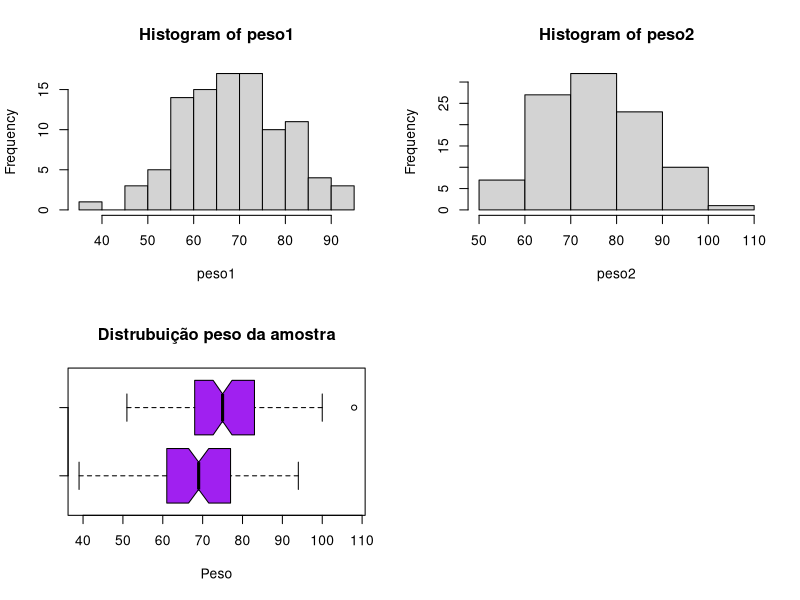

This figure's R source:
p <- 1000
n <- 100

peso1 <- abs(round(rnorm(n, 70, 12), 0))
summary(peso1)

peso2 <- abs(round(rnorm(n, 75, 12), 0))
summary(peso2)

par(mfrow=c(2,2))
hist(peso1)
hist(peso2)

boxplot(peso1, peso2,
        main = 'Distrubuição peso da amostra',
        xlab = 'Peso',
        col = 'purple',
        border = 'black',
        horizontal = TRUE,
        notch = TRUE
)
